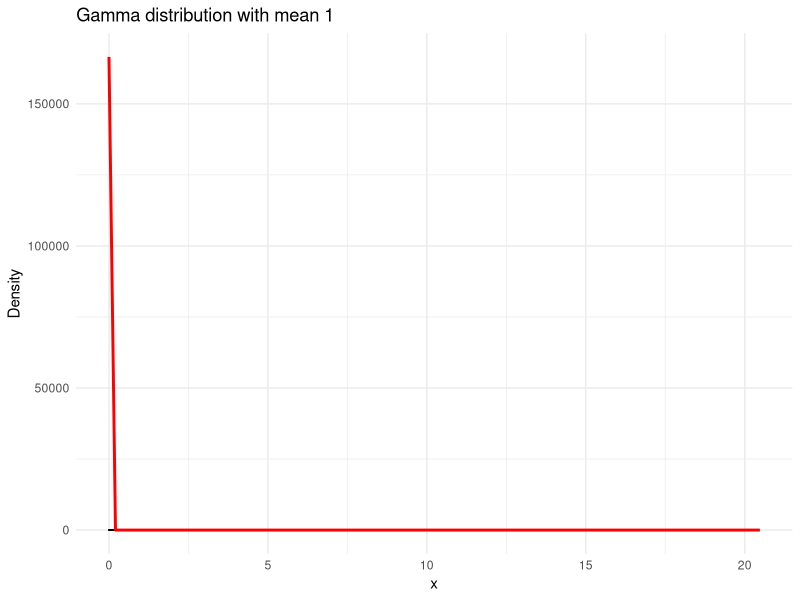

Recreate this plot in R.
# Gamma distribution wieh mean 1 that can take large values
library(ggplot2)

n <- 100000
shape <- 0.5
scale <- 1/shape
x <- rgamma(n, shape, scale=scale)
mean(x)
mean(x)
max(x)
## ggplot2 histogram
ggplot(data.frame(x), aes(x)) +
  geom_histogram(aes(y = ..density..), binwidth = 0.01, colour = "black", fill = "white") +
  stat_function(fun = dgamma, args = list(shape = shape, scale = scale), colour = "red", size = 1) +
  labs(title = "Gamma distribution with mean 1", x = "x", y = "Density") +
  theme_minimal()